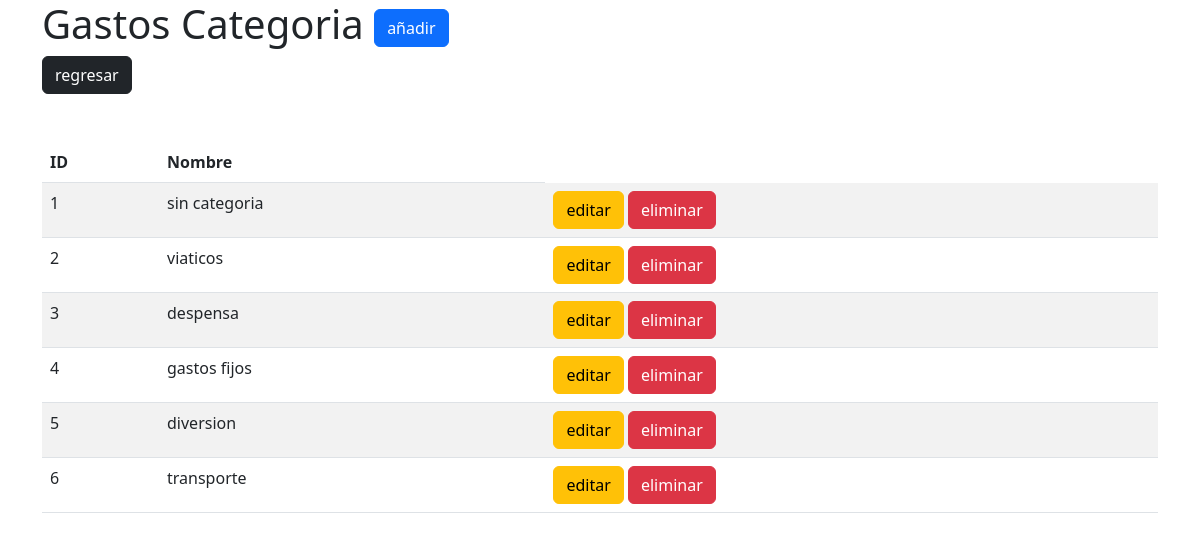
The app's page /gastos_categoria/index.php (signed in) with its own data.
### tables this page shows
CREATE TABLE `gastos_categoria` (
  `ID` int(11) UNSIGNED NOT NULL,
  `nombre` varchar(255) NOT NULL
);

### gastos_categoria/index.php (the view, shortened to what this page needs)
<?php
require_once('config/config.php');
$query = "SELECT * FROM gastos_categoria";
$result = $conexion->query($query);
?>
<!DOCTYPE html>
<html lang="en">
<head>
<link href="https://cdn.jsdelivr.net/npm/bootstrap@5.2.2/dist/css/bootstrap.min.css" rel="stylesheet">
</head>
<body>
    <div class="container">
        <div class="row">
            <div class="col">
                <h1>Gastos Categoria <a href="form-insert.php" class="btn btn-primary">añadir</a></h1> <a href="../menu.php" class="btn btn-dark">regresar</a></h1>
             </div>
         </div>
         <div class="row mt-5">
         <div class="col">
            <table class="table table-striped table-hover">
             <thead>
                <tr>
                    <th>ID</th>
                    <th>Nombre</th>
                </tr>
             </thead>
             <tbody>
                <?php
                 while($row = $result->fetch_assoc ()){
                ?>
                <tr>
                    <td><?php echo $row ['ID']; ?></td>
                    <td><?php echo $row ['nombre']; ?></td>
                    <td>
                        <a href="form-update.php?ID=<?php echo $row ['ID']; ?>" class="btn btn-warning">editar</a>
                        <a href="config/delete_spending.php?ID=<?php echo $row ['ID']; ?>" class="btn btn-danger">eliminar</a>
                    </td>
                </tr>
                <?php }?>
             </tbody>
            </table>
    </div>
</body>
</html>

### records on screen
gastos_categoria: ID "1", nombre "sin categoria"
gastos_categoria: ID "2", nombre "viaticos"
gastos_categoria: ID "3", nombre "despensa"
gastos_categoria: ID "4", nombre "gastos fijos"
gastos_categoria: ID "5", nombre "diversion"
gastos_categoria: ID "6", nombre "transporte"
